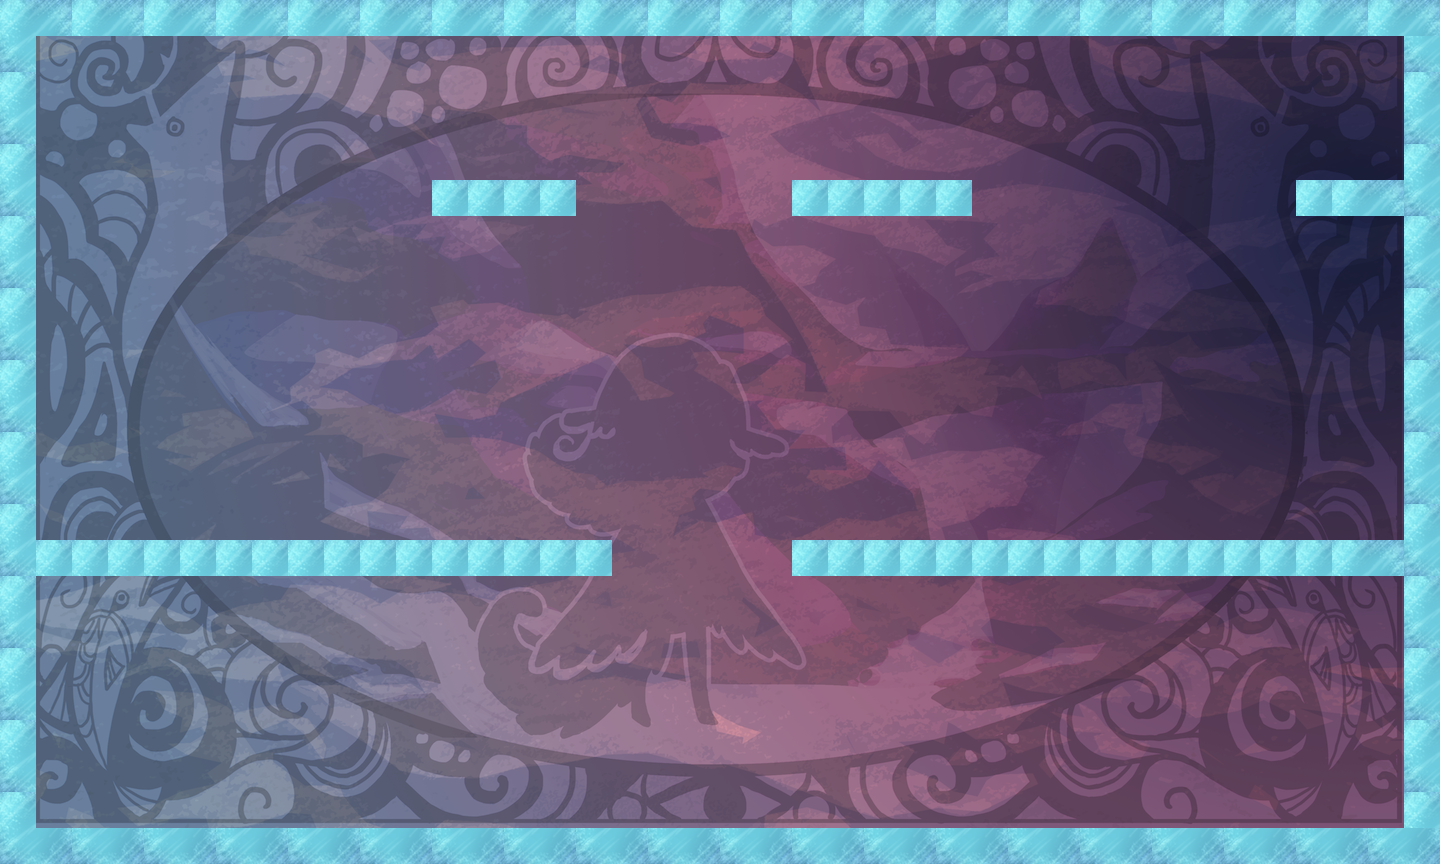

A level layout from a 2D game, rendered from its tile map. Below: a short description, then the map file with tile-grid data replaced by summaries:
An orthogonal 40x24 tile map with 36x36 px tiles, 2 tile layers (bg, tiles), 13 tilesets.

<map version="1.0" orientation="orthogonal" width="40" height="24" tilewidth="36" tileheight="36">
 <properties>
  <property name="itemSize" value="0" />
  <property name="playerLocation" value="!json! {&quot;x&quot;: 3, &quot;y&quot;:10 }" />
  <property name="tutorial" value="false" />
 </properties>
 <tileset firstgid="1" name="bg" tilewidth="1440" tileheight="864">
  <tileoffset x="-720" y="432" />
  <image source="../../../art/bg.png" width="1440" height="864" />
 </tileset>
 <tileset firstgid="2" name="redWall" tilewidth="36" tileheight="36">
  <image source="../../../art/redWall.png" width="72" height="72" />
  <tile id="0">
   <properties>
    <property name="bodyType" value="static" />
    <property name="collType" value="solid" />
    <property name="func" value="redWallCollision" />
    <property name="name" value="redWall" />
    <property name="physics:bounce" value="0" />
    <property name="physics:enabled" value="true" />
   </properties>
  </tile>
  <tile id="1">
   <properties>
    <property name="bodyType" value="static" />
    <property name="collType" value="solid" />
    <property name="func" value="redWallCollision" />
    <property name="name" value="redWall" />
    <property name="physics:bounce" value="0" />
    <property name="physics:enabled" value="true" />
   </properties>
  </tile>
  <tile id="2">
   <properties>
    <property name="bodyType" value="static" />
    <property name="collType" value="solid" />
    <property name="func" value="redWallCollision" />
    <property name="name" value="redWall" />
    <property name="physics:bounce" value="0" />
    <property name="physics:enabled" value="true" />
   </properties>
  </tile>
  <tile id="3">
   <properties>
    <property name="bodyType" value="static" />
    <property name="collType" value="solid" />
    <property name="func" value="redWallCollision" />
    <property name="name" value="redWall" />
    <property name="physics:bounce" value="0" />
    <property name="physics:enabled" value="true" />
   </properties>
  </tile>
 </tileset>
 <tileset firstgid="6" name="aura" tilewidth="72" tileheight="72">
  <image source="../../../art/aura.png" width="72" height="72" />
  <tile id="0">
   <properties>
    <property name="bodyType" value="static" />
    <property name="collType" value="passThru" />
    <property name="func" value="blueAuraCollision" />
    <property name="name" value="blueAura" />
    <property name="physics:bounce" value="0" />
    <property name="physics:enabled" value="true" />
   </properties>
  </tile>
 </tileset>
 <tileset firstgid="7" name="rune" tilewidth="72" tileheight="72">
  <image source="../../../art/rune.png" width="72" height="72" />
  <tile id="0">
   <properties>
    <property name="bodyType" value="static" />
    <property name="collType" value="passThru" />
    <property name="func" value="runeCollision" />
    <property name="name" value="rune" />
    <property name="physics:bounce" value="0" />
    <property name="physics:enabled" value="true" />
   </properties>
  </tile>
 </tileset>
 <tileset firstgid="8" name="key" tilewidth="72" tileheight="72">
  <image source="../../../art/antler.png" width="72" height="72" />
  <tile id="0">
   <properties>
    <property name="bodyType" value="static" />
    <property name="collType" value="passThru" />
    <property name="collectible" value="true" />
    <property name="func" value="keyCollision" />
    <property name="name" value="key" />
    <property name="physics:bounce" value="0" />
    <property name="physics:enabled" value="true" />
   </properties>
  </tile>
 </tileset>
 <tileset firstgid="9" name="blueWall" tilewidth="36" tileheight="36">
  <image source="../../../art/blueWall.png" width="72" height="72" />
  <tile id="0">
   <properties>
    <property name="bodyType" value="static" />
    <property name="collType" value="wall" />
    <property name="func" value="blueWallCollision" />
    <property name="name" value="blueWall" />
    <property name="physics:bounce" value="0" />
    <property name="physics:enabled" value="true" />
   </properties>
  </tile>
  <tile id="1">
   <properties>
    <property name="bodyType" value="static" />
    <property name="collType" value="wall" />
    <property name="func" value="blueWallCollision" />
    <property name="name" value="blueWall" />
    <property name="physics:bounce" value="0" />
    <property name="physics:enabled" value="true" />
   </properties>
  </tile>
  <tile id="2">
   <properties>
    <property name="bodyType" value="static" />
    <property name="collType" value="wall" />
    <property name="func" value="blueWallCollision" />
    <property name="name" value="blueWall" />
    <property name="physics:bounce" value="0" />
    <property name="physics:enabled" value="true" />
   </properties>
  </tile>
  <tile id="3">
   <properties>
    <property name="bodyType" value="static" />
    <property name="collType" value="wall" />
    <property name="func" value="blueWallCollision" />
    <property name="name" value="blueWall" />
    <property name="physics:bounce" value="0" />
    <property name="physics:enabled" value="true" />
   </properties>
  </tile>
 </tileset>
 <tileset firstgid="13" name="greenWall" tilewidth="36" tileheight="36">
  <image source="../../../art/greenWall.png" width="72" height="72" />
  <tile id="0">
   <properties>
    <property name="bodyType" value="static" />
    <property name="collType" value="solid" />
    <property name="func" value="greenWallCollision" />
    <property name="name" value="greenWall" />
    <property name="physics:bounce" value="0" />
    <property name="physics:enabled" value="static" />
   </properties>
  </tile>
  <tile id="1">
   <properties>
    <property name="bodyType" value="static" />
    <property name="collType" value="solid" />
    <property name="func" value="greenWallCollision" />
    <property name="name" value="greenWall" />
    <property name="physics:bounce" value="0" />
    <property name="physics:enabled" value="true" />
   </properties>
  </tile>
  <tile id="2">
   <properties>
    <property name="bodyType" value="static" />
    <property name="collType" value="solid" />
    <property name="func" value="greenWallCollision" />
    <property name="name" value="greenWall" />
    <property name="physics:bounce" value="0" />
    <property name="physics:enabled" value="true" />
   </properties>
  </tile>
  <tile id="3">
   <properties>
    <property name="bodyType" value="static" />
    <property name="collType" value="solid" />
    <property name="func" value="greenWallCollision" />
    <property name="name" value="greenWall" />
    <property name="physics:bounce" value="0" />
    <property name="physics:enabled" value="true" />
   </properties>
  </tile>
 </tileset>
 <tileset firstgid="17" name="lockedDoor" tilewidth="72" tileheight="72">
  <image source="../../../art/lockeddoor.png" width="72" height="72" />
  <tile id="0">
   <properties>
    <property name="bodyType" value="static" />
    <property name="collType" value="solid" />
    <property name="func" value="lockedDoorCollision" />
    <property name="name" value="lockedDoor" />
    <property name="physics:bounce" value="0" />
    <property name="physics:enabled" value="true" />
   </properties>
  </tile>
 </tileset>
 <tileset firstgid="18" name="runeblue" tilewidth="72" tileheight="72">
  <image source="../../../art/runeblue.png" width="72" height="72" />
  <tile id="0">
   <properties>
    <property name="bodyType" value="static" />
    <property name="collType" value="passThru" />
    <property name="func" value="runeCollision" />
    <property name="name" value="blueRune" />
    <property name="physics:bounce" value="0" />
    <property name="physics:enabled" value="true" />
   </properties>
  </tile>
 </tileset>
 <tileset firstgid="19" name="runegreen" tilewidth="72" tileheight="72">
  <image source="../../../art/runegreen.png" width="72" height="72" />
  <tile id="0">
   <properties>
    <property name="bodyType" value="static" />
    <property name="collType" value="passThru" />
    <property name="func" value="runeCollision" />
    <property name="name" value="greenRune" />
    <property name="physics:bounce" value="0" />
    <property name="physics:enabled" value="true" />
   </properties>
  </tile>
 </tileset>
 <tileset firstgid="20" name="runepink" tilewidth="72" tileheight="72">
  <image source="../../../art/runepink.png" width="72" height="72" />
  <tile id="0">
   <properties>
    <property name="bodyType" value="static" />
    <property name="collType" value="passThru" />
    <property name="func" value="runeCollision" />
    <property name="name" value="pinkRune" />
    <property name="physics:bounce" value="0" />
    <property name="physics:enabled" value="true" />
   </properties>
  </tile>
 </tileset>
 <tileset firstgid="21" name="runepurple" tilewidth="72" tileheight="72">
  <image source="../../../art/runepurple.png" width="72" height="72" />
  <tile id="0">
   <properties>
    <property name="bodyType" value="static" />
    <property name="collType" value="passThru" />
    <property name="func" value="runeCollision" />
    <property name="name" value="purpleRune" />
    <property name="physics:bounce" value="0" />
    <property name="physics:enabled" value="true" />
   </properties>
  </tile>
 </tileset>
 <tileset firstgid="22" name="runeyellow" tilewidth="72" tileheight="72">
  <image source="../../../art/runeyellow.png" width="72" height="72" />
  <tile id="0">
   <properties>
    <property name="bodyType" value="static" />
    <property name="collType" value="passThru" />
    <property name="func" value="runeCollision" />
    <property name="name" value="yellowRune" />
    <property name="physics:bounce" value="0" />
    <property name="physics:enabled" value="true" />
   </properties>
  </tile>
 </tileset>
 <layer name="bg" width="40" height="24">
  <data>[960 cells, 1 non-empty, 1 distinct tile ids]</data>
 </layer>
 <layer name="tiles" width="40" height="24">
  <data>[960 cells, 169 non-empty, 4 distinct tile ids]</data>
 </layer>
</map>
